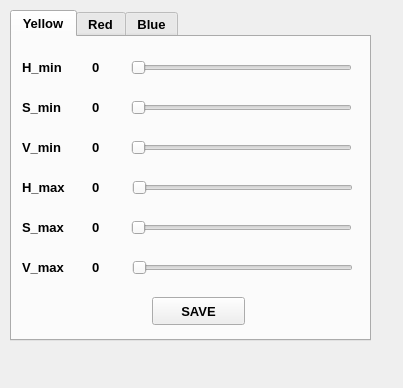
<?xml version="1.0" encoding="UTF-8"?>
<ui version="4.0">
 <class>Form_1</class>
 <widget class="QWidget" name="Form_1">
  <property name="geometry">
   <rect>
    <x>0</x>
    <y>0</y>
    <width>403</width>
    <height>388</height>
   </rect>
  </property>
  <property name="windowTitle">
   <string>Form</string>
  </property>
  <widget class="QTabWidget" name="tabWidget">
   <property name="geometry">
    <rect>
     <x>10</x>
     <y>10</y>
     <width>361</width>
     <height>331</height>
    </rect>
   </property>
   <property name="font">
    <font>
     <pointsize>10</pointsize>
     <weight>75</weight>
     <bold>true</bold>
    </font>
   </property>
   <property name="styleSheet">
    <string notr="true"/>
   </property>
   <property name="currentIndex">
    <number>0</number>
   </property>
   <widget class="QWidget" name="tab">
    <attribute name="title">
     <string>Yellow</string>
    </attribute>
    <widget class="QLabel" name="label_7">
     <property name="geometry">
      <rect>
       <x>10</x>
       <y>60</y>
       <width>55</width>
       <height>21</height>
      </rect>
     </property>
     <property name="text">
      <string>S_min</string>
     </property>
    </widget>
    <widget class="QSlider" name="horizontalSlider_yellow_h_max">
     <property name="geometry">
      <rect>
       <x>120</x>
       <y>140</y>
       <width>221</width>
       <height>22</height>
      </rect>
     </property>
     <property name="maximum">
      <number>255</number>
     </property>
     <property name="orientation">
      <enum>Qt::Horizontal</enum>
     </property>
    </widget>
    <widget class="QLabel" name="label_8">
     <property name="geometry">
      <rect>
       <x>10</x>
       <y>20</y>
       <width>55</width>
       <height>21</height>
      </rect>
     </property>
     <property name="text">
      <string>H_min</string>
     </property>
    </widget>
    <widget class="QSlider" name="horizontalSlider_yellow_s_min">
     <property name="enabled">
      <bool>true</bool>
     </property>
     <property name="geometry">
      <rect>
       <x>119</x>
       <y>60</y>
       <width>221</width>
       <height>22</height>
      </rect>
     </property>
     <property name="maximum">
      <number>255</number>
     </property>
     <property name="orientation">
      <enum>Qt::Horizontal</enum>
     </property>
    </widget>
    <widget class="QSlider" name="horizontalSlider_yellow_s_max">
     <property name="geometry">
      <rect>
       <x>119</x>
       <y>180</y>
       <width>221</width>
       <height>22</height>
      </rect>
     </property>
     <property name="maximum">
      <number>255</number>
     </property>
     <property name="orientation">
      <enum>Qt::Horizontal</enum>
     </property>
    </widget>
    <widget class="QSlider" name="horizontalSlider_yellow_v_min">
     <property name="geometry">
      <rect>
       <x>119</x>
       <y>100</y>
       <width>221</width>
       <height>22</height>
      </rect>
     </property>
     <property name="maximum">
      <number>255</number>
     </property>
     <property name="orientation">
      <enum>Qt::Horizontal</enum>
     </property>
    </widget>
    <widget class="QSlider" name="horizontalSlider_yellow_h_min">
     <property name="geometry">
      <rect>
       <x>119</x>
       <y>20</y>
       <width>221</width>
       <height>22</height>
      </rect>
     </property>
     <property name="maximum">
      <number>255</number>
     </property>
     <property name="orientation">
      <enum>Qt::Horizontal</enum>
     </property>
    </widget>
    <widget class="QLabel" name="label_9">
     <property name="geometry">
      <rect>
       <x>10</x>
       <y>140</y>
       <width>61</width>
       <height>21</height>
      </rect>
     </property>
     <property name="text">
      <string>H_max</string>
     </property>
    </widget>
    <widget class="QLabel" name="label_10">
     <property name="geometry">
      <rect>
       <x>10</x>
       <y>220</y>
       <width>71</width>
       <height>21</height>
      </rect>
     </property>
     <property name="text">
      <string>V_max</string>
     </property>
    </widget>
    <widget class="QLabel" name="label_11">
     <property name="geometry">
      <rect>
       <x>10</x>
       <y>100</y>
       <width>55</width>
       <height>21</height>
      </rect>
     </property>
     <property name="text">
      <string>V_min</string>
     </property>
    </widget>
    <widget class="QLabel" name="label_12">
     <property name="geometry">
      <rect>
       <x>10</x>
       <y>180</y>
       <width>61</width>
       <height>21</height>
      </rect>
     </property>
     <property name="text">
      <string>S_max</string>
     </property>
    </widget>
    <widget class="QSlider" name="horizontalSlider_yellow_v_max">
     <property name="geometry">
      <rect>
       <x>120</x>
       <y>220</y>
       <width>221</width>
       <height>22</height>
      </rect>
     </property>
     <property name="maximum">
      <number>255</number>
     </property>
     <property name="orientation">
      <enum>Qt::Horizontal</enum>
     </property>
    </widget>
    <widget class="QLabel" name="label_yell_vmax">
     <property name="geometry">
      <rect>
       <x>80</x>
       <y>220</y>
       <width>41</width>
       <height>21</height>
      </rect>
     </property>
     <property name="text">
      <string>0</string>
     </property>
    </widget>
    <widget class="QLabel" name="label_yell_smax">
     <property name="geometry">
      <rect>
       <x>80</x>
       <y>180</y>
       <width>41</width>
       <height>21</height>
      </rect>
     </property>
     <property name="text">
      <string>0</string>
     </property>
    </widget>
    <widget class="QLabel" name="label_yell_smin">
     <property name="geometry">
      <rect>
       <x>80</x>
       <y>60</y>
       <width>41</width>
       <height>21</height>
      </rect>
     </property>
     <property name="text">
      <string>0</string>
     </property>
    </widget>
    <widget class="QLabel" name="label_yell_vmin">
     <property name="geometry">
      <rect>
       <x>80</x>
       <y>100</y>
       <width>41</width>
       <height>21</height>
      </rect>
     </property>
     <property name="text">
      <string>0</string>
     </property>
    </widget>
    <widget class="QLabel" name="label_yell_hmax">
     <property name="geometry">
      <rect>
       <x>80</x>
       <y>140</y>
       <width>41</width>
       <height>21</height>
      </rect>
     </property>
     <property name="text">
      <string>0</string>
     </property>
    </widget>
    <widget class="QLabel" name="label_yel_hmin">
     <property name="geometry">
      <rect>
       <x>80</x>
       <y>20</y>
       <width>41</width>
       <height>21</height>
      </rect>
     </property>
     <property name="text">
      <string>0</string>
     </property>
    </widget>
    <widget class="QPushButton" name="pushButton_save_yell">
     <property name="geometry">
      <rect>
       <x>140</x>
       <y>260</y>
       <width>93</width>
       <height>28</height>
      </rect>
     </property>
     <property name="text">
      <string>SAVE</string>
     </property>
    </widget>
   </widget>
   <widget class="QWidget" name="tab_2">
    <attribute name="title">
     <string>Red</string>
    </attribute>
    <widget class="QLabel" name="label_13">
     <property name="geometry">
      <rect>
       <x>9</x>
       <y>60</y>
       <width>55</width>
       <height>21</height>
      </rect>
     </property>
     <property name="text">
      <string>S_min</string>
     </property>
    </widget>
    <widget class="QSlider" name="horizontalSlider_red_h_max">
     <property name="geometry">
      <rect>
       <x>120</x>
       <y>140</y>
       <width>221</width>
       <height>22</height>
      </rect>
     </property>
     <property name="maximum">
      <number>255</number>
     </property>
     <property name="orientation">
      <enum>Qt::Horizontal</enum>
     </property>
    </widget>
    <widget class="QLabel" name="label_14">
     <property name="geometry">
      <rect>
       <x>9</x>
       <y>20</y>
       <width>55</width>
       <height>21</height>
      </rect>
     </property>
     <property name="text">
      <string>H_min</string>
     </property>
    </widget>
    <widget class="QSlider" name="horizontalSlider_red_s_min">
     <property name="geometry">
      <rect>
       <x>119</x>
       <y>60</y>
       <width>221</width>
       <height>22</height>
      </rect>
     </property>
     <property name="maximum">
      <number>255</number>
     </property>
     <property name="orientation">
      <enum>Qt::Horizontal</enum>
     </property>
    </widget>
    <widget class="QSlider" name="horizontalSlider_red_v_min">
     <property name="geometry">
      <rect>
       <x>119</x>
       <y>100</y>
       <width>221</width>
       <height>22</height>
      </rect>
     </property>
     <property name="maximum">
      <number>255</number>
     </property>
     <property name="orientation">
      <enum>Qt::Horizontal</enum>
     </property>
    </widget>
    <widget class="QSlider" name="horizontalSlider_red_h_min">
     <property name="geometry">
      <rect>
       <x>119</x>
       <y>20</y>
       <width>221</width>
       <height>22</height>
      </rect>
     </property>
     <property name="maximum">
      <number>255</number>
     </property>
     <property name="orientation">
      <enum>Qt::Horizontal</enum>
     </property>
    </widget>
    <widget class="QLabel" name="label_15">
     <property name="geometry">
      <rect>
       <x>9</x>
       <y>140</y>
       <width>61</width>
       <height>21</height>
      </rect>
     </property>
     <property name="text">
      <string>H_max</string>
     </property>
    </widget>
    <widget class="QLabel" name="label_16">
     <property name="geometry">
      <rect>
       <x>9</x>
       <y>220</y>
       <width>71</width>
       <height>21</height>
      </rect>
     </property>
     <property name="text">
      <string>V_max</string>
     </property>
    </widget>
    <widget class="QLabel" name="label_17">
     <property name="geometry">
      <rect>
       <x>9</x>
       <y>100</y>
       <width>55</width>
       <height>21</height>
      </rect>
     </property>
     <property name="text">
      <string>V_min</string>
     </property>
    </widget>
    <widget class="QLabel" name="label_18">
     <property name="geometry">
      <rect>
       <x>9</x>
       <y>180</y>
       <width>61</width>
       <height>21</height>
      </rect>
     </property>
     <property name="text">
      <string>S_max</string>
     </property>
    </widget>
    <widget class="QSlider" name="horizontalSlider_red_v_max">
     <property name="geometry">
      <rect>
       <x>120</x>
       <y>220</y>
       <width>221</width>
       <height>22</height>
      </rect>
     </property>
     <property name="maximum">
      <number>255</number>
     </property>
     <property name="orientation">
      <enum>Qt::Horizontal</enum>
     </property>
    </widget>
    <widget class="QLabel" name="label_red_vmax">
     <property name="geometry">
      <rect>
       <x>80</x>
       <y>220</y>
       <width>41</width>
       <height>21</height>
      </rect>
     </property>
     <property name="text">
      <string>0</string>
     </property>
    </widget>
    <widget class="QLabel" name="label_red_smax">
     <property name="geometry">
      <rect>
       <x>80</x>
       <y>180</y>
       <width>51</width>
       <height>21</height>
      </rect>
     </property>
     <property name="text">
      <string>0</string>
     </property>
    </widget>
    <widget class="QLabel" name="label_red_smin">
     <property name="geometry">
      <rect>
       <x>80</x>
       <y>60</y>
       <width>41</width>
       <height>21</height>
      </rect>
     </property>
     <property name="text">
      <string>0</string>
     </property>
    </widget>
    <widget class="QLabel" name="label_red_vmin">
     <property name="geometry">
      <rect>
       <x>80</x>
       <y>100</y>
       <width>41</width>
       <height>21</height>
      </rect>
     </property>
     <property name="text">
      <string>0</string>
     </property>
    </widget>
    <widget class="QLabel" name="label_red_hmax">
     <property name="geometry">
      <rect>
       <x>80</x>
       <y>140</y>
       <width>41</width>
       <height>21</height>
      </rect>
     </property>
     <property name="text">
      <string>0</string>
     </property>
    </widget>
    <widget class="QLabel" name="label_red_hmin">
     <property name="geometry">
      <rect>
       <x>80</x>
       <y>20</y>
       <width>41</width>
       <height>21</height>
      </rect>
     </property>
     <property name="text">
      <string>0</string>
     </property>
    </widget>
    <widget class="QSlider" name="horizontalSlider_red_s_max">
     <property name="geometry">
      <rect>
       <x>120</x>
       <y>180</y>
       <width>221</width>
       <height>22</height>
      </rect>
     </property>
     <property name="maximum">
      <number>255</number>
     </property>
     <property name="orientation">
      <enum>Qt::Horizontal</enum>
     </property>
    </widget>
    <widget class="QPushButton" name="pushButton_save_red">
     <property name="geometry">
      <rect>
       <x>140</x>
       <y>260</y>
       <width>93</width>
       <height>28</height>
      </rect>
     </property>
     <property name="text">
      <string>SAVE</string>
     </property>
    </widget>
   </widget>
   <widget class="QWidget" name="tab_3">
    <attribute name="title">
     <string>Blue</string>
    </attribute>
    <widget class="QSlider" name="horizontalSlider_blue_hmin">
     <property name="geometry">
      <rect>
       <x>119</x>
       <y>20</y>
       <width>221</width>
       <height>22</height>
      </rect>
     </property>
     <property name="maximum">
      <number>255</number>
     </property>
     <property name="orientation">
      <enum>Qt::Horizontal</enum>
     </property>
    </widget>
    <widget class="QSlider" name="horizontalSlider_blue_vmin">
     <property name="geometry">
      <rect>
       <x>119</x>
       <y>100</y>
       <width>221</width>
       <height>22</height>
      </rect>
     </property>
     <property name="maximum">
      <number>255</number>
     </property>
     <property name="orientation">
      <enum>Qt::Horizontal</enum>
     </property>
    </widget>
    <widget class="QSlider" name="horizontalSlider_blue_vmax">
     <property name="geometry">
      <rect>
       <x>120</x>
       <y>220</y>
       <width>221</width>
       <height>22</height>
      </rect>
     </property>
     <property name="maximum">
      <number>255</number>
     </property>
     <property name="orientation">
      <enum>Qt::Horizontal</enum>
     </property>
    </widget>
    <widget class="QSlider" name="horizontalSlider_blue_smax">
     <property name="geometry">
      <rect>
       <x>119</x>
       <y>180</y>
       <width>221</width>
       <height>22</height>
      </rect>
     </property>
     <property name="maximum">
      <number>255</number>
     </property>
     <property name="orientation">
      <enum>Qt::Horizontal</enum>
     </property>
    </widget>
    <widget class="QLabel" name="label">
     <property name="geometry">
      <rect>
       <x>10</x>
       <y>20</y>
       <width>55</width>
       <height>21</height>
      </rect>
     </property>
     <property name="text">
      <string>H_min</string>
     </property>
    </widget>
    <widget class="QLabel" name="label_2">
     <property name="geometry">
      <rect>
       <x>10</x>
       <y>60</y>
       <width>55</width>
       <height>21</height>
      </rect>
     </property>
     <property name="text">
      <string>S_min</string>
     </property>
    </widget>
    <widget class="QLabel" name="label_3">
     <property name="geometry">
      <rect>
       <x>10</x>
       <y>100</y>
       <width>55</width>
       <height>21</height>
      </rect>
     </property>
     <property name="text">
      <string>V_min</string>
     </property>
    </widget>
    <widget class="QLabel" name="label_4">
     <property name="geometry">
      <rect>
       <x>10</x>
       <y>140</y>
       <width>61</width>
       <height>21</height>
      </rect>
     </property>
     <property name="text">
      <string>H_max</string>
     </property>
    </widget>
    <widget class="QLabel" name="label_5">
     <property name="geometry">
      <rect>
       <x>10</x>
       <y>180</y>
       <width>61</width>
       <height>21</height>
      </rect>
     </property>
     <property name="text">
      <string>S_max</string>
     </property>
    </widget>
    <widget class="QLabel" name="label_6">
     <property name="geometry">
      <rect>
       <x>10</x>
       <y>220</y>
       <width>71</width>
       <height>21</height>
      </rect>
     </property>
     <property name="text">
      <string>V_max</string>
     </property>
    </widget>
    <widget class="QLabel" name="label_blue_hmin">
     <property name="geometry">
      <rect>
       <x>80</x>
       <y>20</y>
       <width>41</width>
       <height>21</height>
      </rect>
     </property>
     <property name="text">
      <string>0</string>
     </property>
    </widget>
    <widget class="QLabel" name="label_blue_smin">
     <property name="geometry">
      <rect>
       <x>80</x>
       <y>60</y>
       <width>51</width>
       <height>21</height>
      </rect>
     </property>
     <property name="text">
      <string>0</string>
     </property>
    </widget>
    <widget class="QLabel" name="label_blue_hmax">
     <property name="geometry">
      <rect>
       <x>80</x>
       <y>140</y>
       <width>51</width>
       <height>21</height>
      </rect>
     </property>
     <property name="text">
      <string>0</string>
     </property>
    </widget>
    <widget class="QLabel" name="label_blue_vmin">
     <property name="geometry">
      <rect>
       <x>80</x>
       <y>100</y>
       <width>41</width>
       <height>21</height>
      </rect>
     </property>
     <property name="text">
      <string>0</string>
     </property>
    </widget>
    <widget class="QLabel" name="label_blue_vmax">
     <property name="geometry">
      <rect>
       <x>80</x>
       <y>220</y>
       <width>41</width>
       <height>21</height>
      </rect>
     </property>
     <property name="text">
      <string>0</string>
     </property>
    </widget>
    <widget class="QLabel" name="label_blue_smax">
     <property name="geometry">
      <rect>
       <x>80</x>
       <y>180</y>
       <width>41</width>
       <height>21</height>
      </rect>
     </property>
     <property name="text">
      <string>0</string>
     </property>
    </widget>
    <widget class="QSlider" name="horizontalSlider_blue_smin">
     <property name="geometry">
      <rect>
       <x>119</x>
       <y>60</y>
       <width>221</width>
       <height>22</height>
      </rect>
     </property>
     <property name="maximum">
      <number>255</number>
     </property>
     <property name="orientation">
      <enum>Qt::Horizontal</enum>
     </property>
    </widget>
    <widget class="QSlider" name="horizontalSlider_blue_hmax">
     <property name="geometry">
      <rect>
       <x>119</x>
       <y>140</y>
       <width>221</width>
       <height>22</height>
      </rect>
     </property>
     <property name="maximum">
      <number>255</number>
     </property>
     <property name="orientation">
      <enum>Qt::Horizontal</enum>
     </property>
    </widget>
    <widget class="QPushButton" name="pushButton_save_blue">
     <property name="geometry">
      <rect>
       <x>140</x>
       <y>260</y>
       <width>93</width>
       <height>28</height>
      </rect>
     </property>
     <property name="text">
      <string>SAVE</string>
     </property>
    </widget>
   </widget>
  </widget>
 </widget>
 <resources/>
 <connections/>
</ui>
